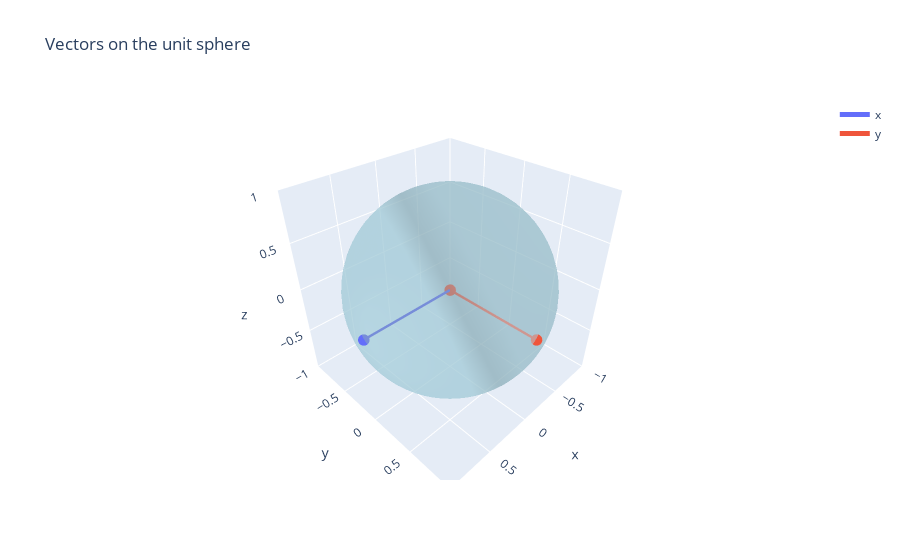

Here is the notebook cell this chart was saved with:
### Code cell
x = [1, 0, 0]  # Example unit vector
y = [0, 1, 0]  # Example unit vector

plot_vectors_unit_sphere([x, y], names=['x', 'y'])

### Figure 1 — Plotly figure (JSON) as saved in the notebook; plotly's stock layout.template omitted (floating-point values rounded to 4 significant figures; data arrays with more than 128 entries replaced by an {"elided": "..."} marker saying what was removed)
{"data": [{"line": {"width": 5}, "marker": {"size": 4}, "mode": "lines+markers", "name": "x", "type": "scatter3d", "x": [0, 1], "y": [0, 0], "z": [0, 0]}, {"line": {"width": 5}, "marker": {"size": 4}, "mode": "lines+markers", "name": "y", "type": "scatter3d", "x": [0, 0], "y": [0, 1], "z": [0, 0]}, {"alphahull": 0, "color": "lightblue", "opacity": 0.5, "type": "mesh3d", "x": {"elided": "2112 float values"}, "y": {"elided": "2112 float values"}, "z": {"elided": "2112 float values"}}], "layout": {"scene": {"aspectmode": "cube", "xaxis": {"range": [-1, 1]}, "yaxis": {"range": [-1, 1]}, "zaxis": {"range": [-1, 1]}}, "title": {"text": "Vectors on the unit sphere"}}}
